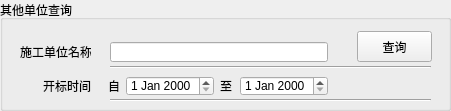
      <widget class="QGroupBox" name="groupBox_2">
       <property name="geometry">
        <rect>
         <x>610</x>
         <y>10</y>
         <width>451</width>
         <height>111</height>
        </rect>
       </property>
       <property name="title">
        <string>其他单位查询</string>
       </property>
       <widget class="QLabel" name="label_16">
        <property name="geometry">
         <rect>
          <x>20</x>
          <y>42</y>
          <width>71</width>
          <height>20</height>
         </rect>
        </property>
        <property name="text">
         <string>施工单位名称</string>
        </property>
       </widget>
       <widget class="QLabel" name="label_17">
        <property name="geometry">
         <rect>
          <x>43</x>
          <y>76</y>
          <width>48</width>
          <height>20</height>
         </rect>
        </property>
        <property name="text">
         <string>开标时间</string>
        </property>
       </widget>
       <widget class="QLineEdit" name="other_le_companyName">
        <property name="geometry">
         <rect>
          <x>110</x>
          <y>42</y>
          <width>218</width>
          <height>20</height>
         </rect>
        </property>
       </widget>
       <widget class="QLabel" name="label_21">
        <property name="geometry">
         <rect>
          <x>220</x>
          <y>76</y>
          <width>16</width>
          <height>20</height>
         </rect>
        </property>
        <property name="text">
         <string>至</string>
        </property>
       </widget>
       <widget class="QLabel" name="label_20">
        <property name="geometry">
         <rect>
          <x>108</x>
          <y>76</y>
          <width>12</width>
          <height>20</height>
         </rect>
        </property>
        <property name="text">
         <string>自</string>
        </property>
       </widget>
       <widget class="QDateEdit" name="other_dateedit_end">
        <property name="geometry">
         <rect>
          <x>240</x>
          <y>76</y>
          <width>88</width>
          <height>20</height>
         </rect>
        </property>
       </widget>
       <widget class="QDateEdit" name="other_dateedit_start">
        <property name="geometry">
         <rect>
          <x>126</x>
          <y>76</y>
          <width>88</width>
          <height>20</height>
         </rect>
        </property>
       </widget>
       <widget class="QPushButton" name="other_btn_search">
        <property name="geometry">
         <rect>
          <x>357</x>
          <y>31</y>
          <width>75</width>
          <height>31</height>
         </rect>
        </property>
        <property name="text">
         <string>查询</string>
        </property>
        <property name="icon">
         <iconset>
          <normalon>:/search.png</normalon>
         </iconset>
        </property>
       </widget>
       <widget class="Line" name="line_2">
        <property name="geometry">
         <rect>
          <x>110</x>
          <y>66</y>
          <width>321</width>
          <height>2</height>
         </rect>
        </property>
        <property name="orientation">
         <enum>Qt::Horizontal</enum>
        </property>
       </widget>
       <widget class="Line" name="line_10">
        <property name="geometry">
         <rect>
          <x>110</x>
          <y>99</y>
          <width>321</width>
          <height>2</height>
         </rect>
        </property>
        <property name="orientation">
         <enum>Qt::Horizontal</enum>
        </property>
       </widget>
      </widget>
